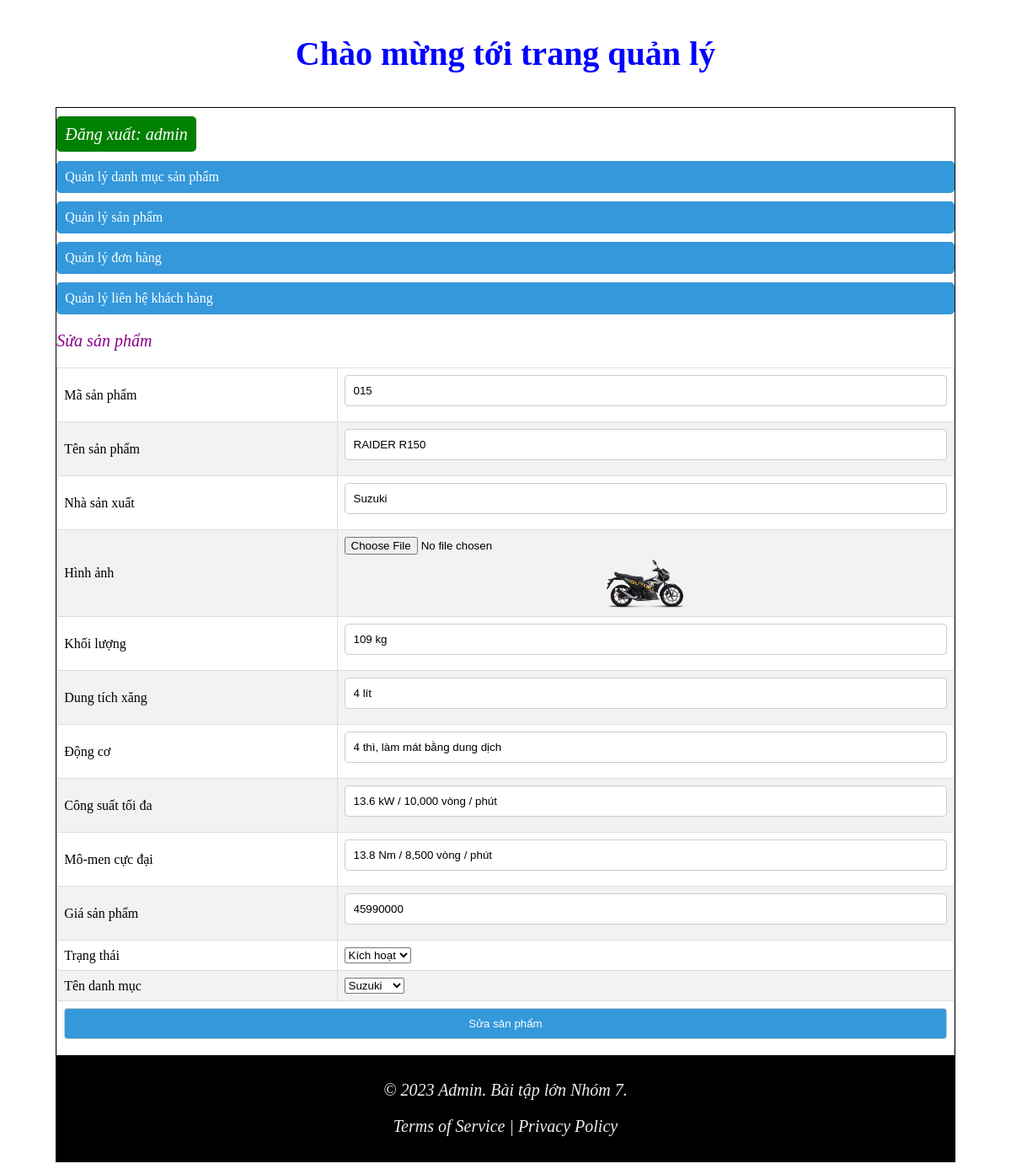
Screenshot of /admin/index.php?action=quanlysanpham&query=sua&id=25 (signed in) with the database file from the repository.
### tables this page shows
CREATE TABLE `sanpham` (
  `id` int(11) NOT NULL,
  `masanpham` varchar(200) NOT NULL,
  `tensanpham` varchar(200) NOT NULL,
  `nhasanxuat` varchar(200) NOT NULL,
  `hinhanh` varchar(50) NOT NULL,
  `mau` varchar(100) NOT NULL,
  `khoiluong` varchar(100) NOT NULL,
  `dungtich` varchar(100) NOT NULL,
  `dongco` varchar(100) NOT NULL,
  `congsuat` varchar(100) NOT NULL,
  `momen` varchar(100) NOT NULL,
  `gia` varchar(50) NOT NULL,
  `trangthai` int(11) NOT NULL,
  `iddanhmuc` int(11) NOT NULL
);

### admin/modules/quanlysanpham/sua.php (the view, shortened to what this page needs)
<?php
    $id = $_GET['id'];
    $sql = "select * from sanpham where id = '".$id."' limit 1";
    $query = mysqli_query($connect,$sql);
?>
<p>Sửa sản phẩm</p>
<table width = "100%" border = "1" style="border-collapse: collapse;">
<?php
    while($row = mysqli_fetch_array($query)){
?>
    <form action="modules/quanlysanpham/xuly.php?id=<?php echo $row['id']?>" method="POST" enctype="multipart/form-data">
        <tr>
            <td>Mã sản phẩm</td>
            <td><input type="text" name="masanpham" value="<?php echo $row['masanpham'] ?>"></td>
        </tr>
        <tr>
            <td>Tên sản phẩm</td>
            <td><input type="text" name="tensanpham" value="<?php echo $row['tensanpham'] ?>"></td>
        </tr>
        <tr>
            <td>Nhà sản xuất</td>
            <td><input type="text" name="nhasanxuat" value="<?php echo $row['nhasanxuat'] ?>"></td>
        </tr>
        <tr>
            <td>Hình ảnh</td>
            <td>
                <input type="file" name="hinhanh" value="<?php echo $row['hinhanh'] ?>">
                <img src="modules/quanlysanpham/uploads/<?php echo $row['hinhanh']?>" width="100">
            </td>
        </tr>
        <tr>
            <td>Khối lượng</td>
            <td><input type="text" name="khoiluong" value="<?php echo $row['khoiluong'] ?>"></td>
        </tr>
        <tr>
            <td>Dung tích xăng</td>
            <td><input type="text" name="dungtich" value="<?php echo $row['dungtich'] ?>"></td>
        </tr>
        <tr>
            <td>Động cơ</td>
            <td><input type="text" name="dongco" value="<?php echo $row['dongco'] ?>"></td>
        </tr>
        <tr>
            <td>Công suất tối đa</td>
            <td><input type="text" name="congsuat" value="<?php echo $row['congsuat'] ?>"></td>
        </tr>
        <tr>
            <td>Mô-men cực đại</td>
            <td><input type="text" name="momen" value="<?php echo $row['momen'] ?>"></td>
        </tr>
        <tr>
            <td>Giá sản phẩm</td>
            <td><input type="text" name="gia" value="<?php echo $row['gia'] ?>"></td>
        </tr>
        <tr>
            <td>Trạng thái</td>
            <td>
                <select name="trangthai" id="">
                    <?php
                        if($row['trangthai']==1){
                    ?>
                        <option value="1" selected >Kích hoạt</option>
                    <?php
                        }else{
                    ?>
                        <option value="1">Kích hoạt</option>
                        <option value="0" selected >Ẩn</option>
                    <?php
                        }
                    ?>
                </select>
            </td>
        </tr>
        <tr>
            <td>Tên danh mục</td>
            <td>
                <select name="danhmuc" id="">
                    <?php
                    $sqldanhmuc = "select * from danhmuc order by iddanhmuc DESC";
                    $querydanhmuc = mysqli_query($connect,$sqldanhmuc);
                    while($rowdanhmuc = mysqli_fetch_array($querydanhmuc)){
                        if($rowdanhmuc['iddanhmuc']==$row['iddanhmuc']){
                    ?>
                    <option selected value="<?php echo $rowdanhmuc['iddanhmuc'] ?>"><?php echo $rowdanhmuc['ten'] ?> </option>
                    <?php
                        }else{
                    ?>
                    <option value="<?php echo $rowdanhmuc['iddanhmuc'] ?> "><?php echo $rowdanhmuc['ten'] ?> </option>
                    <?php
                        }
                    }
                    ?>
                </select>
            </td>
        </tr>
        <tr>
            <td colspan="2"><input type="submit" value="Sửa sản phẩm" name="suasanpham"></td>
        </tr>
    </form>
    <?php } ?>
</table>

### css/admin_table.css (style rules this page uses)
table { width: 100%; border-collapse: collapse; margin-top: 20px; }
th, td { border: 1px solid #ddd; padding: 8px; text-align: left; }
tr:nth-child(even) { background-color: #f2f2f2; }
td img { max-width: 100px; height: auto; display: block; margin: auto; }
input[type="text"], input[type="password"], input[type="number"], input[type="email"], input[type="submit"], input[type="reset"] { width: 100%; padding: 10px; margin-bottom: 10px; border: 1px solid #ccc; border-radius: 4px; box-sizing: border-box; }
input[type="submit"], input[type="reset"] { background-color: #3498db; color: #fff; cursor: pointer; transition: background-color 0.3s ease; }
p { font-size: 20px; color: darkmagenta; font-family: Cambria, Cochin, Georgia, Times, 'Times New Roman', serif; font-style: italic; }

### rows the page displays
sanpham: masanpham "015", tensanpham "RAIDER R150", nhasanxuat "Suzuki", hinhanh (picture), khoiluong "109 kg", dungtich "4 lít", dongco "4 thì, làm mát bằng dung dịch", congsuat "13.6 kW / 10,000 vòng / phút", momen "13.8 Nm / 8,500 vòng / phút", gia "45990000", trangthai "Kích hoạt"

### other values shown
$_SESSION['login'] "admin"
form field danhmuc "Suzuki"
